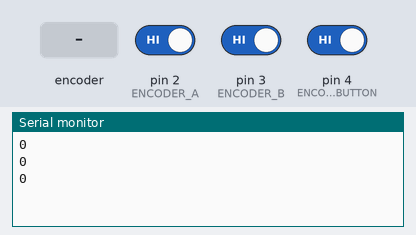
Simulated run of this sketch. Board: Arduino Uno, built with avr-gcc and run on an emulated ATmega328P. On the bench: the last lines printed to the serial monitor. The inputs (shaded band) are chosen by the test bench; at power-on: pin 2 (ENCODER_A) HIGH, pin 3 (ENCODER_B) HIGH, pin 4 (ENCODER_BUTTON) HIGH.

Above: at 2.8 s.
2.9 s: rotary encoder on pin 2 (ENCODER_A) / pin 3 (ENCODER_B) turned 1 step (first pin leading)
At 3.8 s:
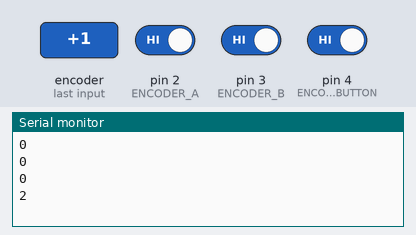
4.6 s: rotary encoder on pin 2 (ENCODER_A) / pin 3 (ENCODER_B) turned 1 step (first pin leading)
At 5.8 s:
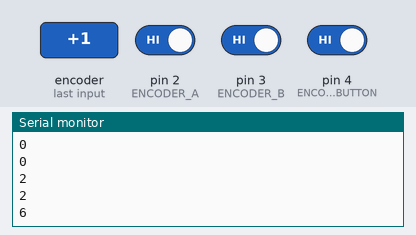
Timing chart, 0 to 7.6 s (numbered marks = the images above; inputs shaded):
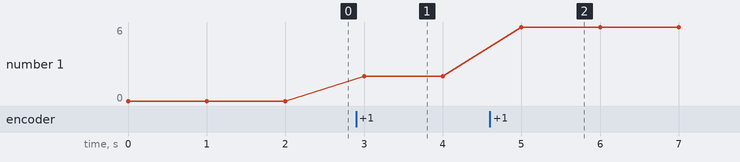

Measured:
- after the input at 2.9 s, the serial monitor: prints a new line after 0.10 s (image 1)
- after the input at 4.6 s, the serial monitor: prints a new line after 0.40 s (image 2)
- plotted number 1: 0 → 2 after the input at 2.9 s, 2 → 6 after the input at 4.6 s

The sketch:

Rotary_Encoder_sample.ino
```cpp
/*
  e-Gizmo Rotary Encoder Breakoutboard

 This sample code gives you an incremental or
 decrements numerical value using Rotary Encoder
 Breakoutboard and it has center button that acts
 as confirmation button.

 Modified code by
 e-Gizmo Mechatronix Central
 February 13, 2017

 Reference:
 http://bildr.org/2012/08/rotary-encoder-arduino/


 */
//these pins can not be changed 2/3 are special pins
int ENCODER_A = 2;
int ENCODER_B = 3;
int ENCODER_BUTTON = 4; //push button switch

volatile int LASTENCODED =  0;
volatile long ENCODERVALUE = 0;

long LASTENCODERVALUE = 0;

int LASTMSB = 0;
int LASTLSB = 0;

void setup() {
  Serial.begin (9600);

  pinMode(ENCODER_A, INPUT);
  pinMode(ENCODER_B, INPUT);

  pinMode(ENCODER_BUTTON, INPUT);


  digitalWrite(ENCODER_A, HIGH); //turn pullup resistor on
  digitalWrite(ENCODER_B, HIGH); //turn pullup resistor on

  digitalWrite(ENCODER_BUTTON, HIGH); //turn pullup resistor on


  //call updateEncoder() when any high/low changed seen
  //on interrupt 0 (pin 2), or interrupt 1 (pin 3)
  attachInterrupt(0, UPDATEENCODER, CHANGE);
  attachInterrupt(1, UPDATEENCODER, CHANGE);

}

void loop(){
  //Do stuff here
  if(digitalRead(ENCODER_BUTTON)){
    //button is not being pushed
    digitalWrite(13, LOW);
  }
  else{
    //button is being pushed
    digitalWrite(13,HIGH);
  }

  Serial.println(ENCODERVALUE);
  delay(1000); //just here to slow down the output, and show it will work  even during a delay
}


void UPDATEENCODER(){
  int MSB = digitalRead(ENCODER_A); //MSB = most significant bit
  int LSB = digitalRead(ENCODER_B); //LSB = least significant bit

  int ENCODED = (MSB << 1) |LSB; //converting the 2 pin value to single number
  int SUM  = (LASTENCODED << 2) | ENCODED; //adding it to the previous encoded value

  if(SUM == 0b1101 || SUM == 0b0100 || SUM == 0b0010 || SUM == 0b1011) ENCODERVALUE ++;
  if(SUM == 0b1110 || SUM == 0b0111 || SUM == 0b0001 || SUM == 0b1000) ENCODERVALUE --;

  LASTENCODED = ENCODED; //store this value for next time
}
```
